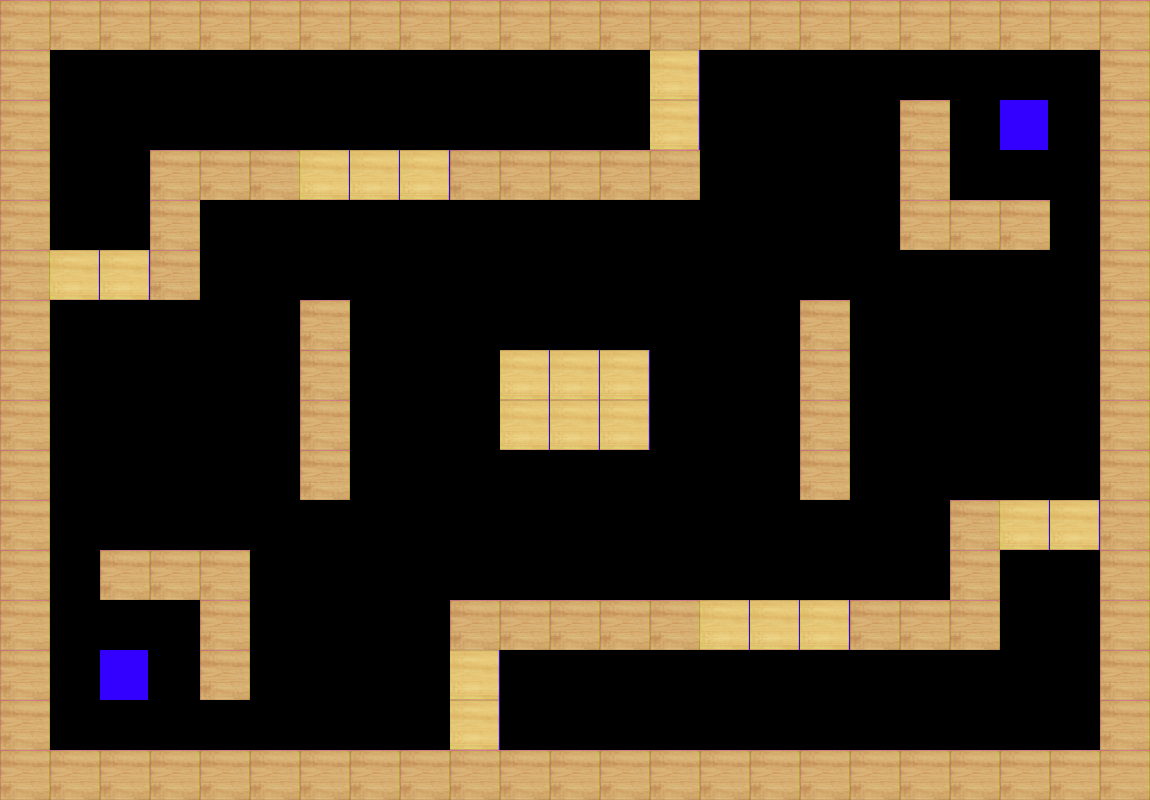

Below is a game level as drawn by its tile map, then a one-line description and the .tmx file that defines it, in full:
An orthogonal 23x16 tile map with 50x50 px tiles, 1 tile layer (Calque de Tuiles 1).

<map version="1.10" tiledversion="1.11.0" orientation="orthogonal" renderorder="right-down" width="23" height="16" tilewidth="50" tileheight="50" infinite="0" nextlayerid="2" nextobjectid="1">
 <editorsettings>
  <export target="2Joueurs-Niveau1.json" format="json" />
 </editorsettings>
 <tileset firstgid="1" source="wii tanks.tsx" />
 <layer id="1" name="Calque de Tuiles 1" width="23" height="16">
  <data encoding="csv">
1,1,1,1,1,1,1,1,1,1,1,1,1,1,1,1,1,1,1,1,1,1,1,
1,10,10,10,10,10,10,10,10,10,10,10,10,2,10,10,10,10,10,10,10,10,1,
1,10,10,10,10,10,10,10,10,10,10,10,10,2,10,10,10,10,1,10,3,10,1,
1,10,10,1,1,1,2,2,2,1,1,1,1,1,10,10,10,10,1,10,10,10,1,
1,10,10,1,10,10,10,10,10,10,10,10,10,10,10,10,10,10,1,1,1,10,1,
1,2,2,1,10,10,10,10,10,10,10,10,10,10,10,10,10,10,10,10,10,10,1,
1,10,10,10,10,10,1,10,10,10,10,10,10,10,10,10,1,10,10,10,10,10,1,
1,10,10,10,10,10,1,10,10,10,2,2,2,10,10,10,1,10,10,10,10,10,1,
1,10,10,10,10,10,1,10,10,10,2,2,2,10,10,10,1,10,10,10,10,10,1,
1,10,10,10,10,10,1,10,10,10,10,10,10,10,10,10,1,10,10,10,10,10,1,
1,10,10,10,10,10,10,10,10,10,10,10,10,10,10,10,10,10,10,1,2,2,1,
1,10,1,1,1,10,10,10,10,10,10,10,10,10,10,10,10,10,10,1,10,10,1,
1,10,10,10,1,10,10,10,10,1,1,1,1,1,2,2,2,1,1,1,10,10,1,
1,10,3,10,1,10,10,10,10,2,10,10,10,10,10,10,10,10,10,10,10,10,1,
1,10,10,10,10,10,10,10,10,2,10,10,10,10,10,10,10,10,10,10,10,10,1,
1,1,1,1,1,1,1,1,1,1,1,1,1,1,1,1,1,1,1,1,1,1,1
</data>
 </layer>
</map>
